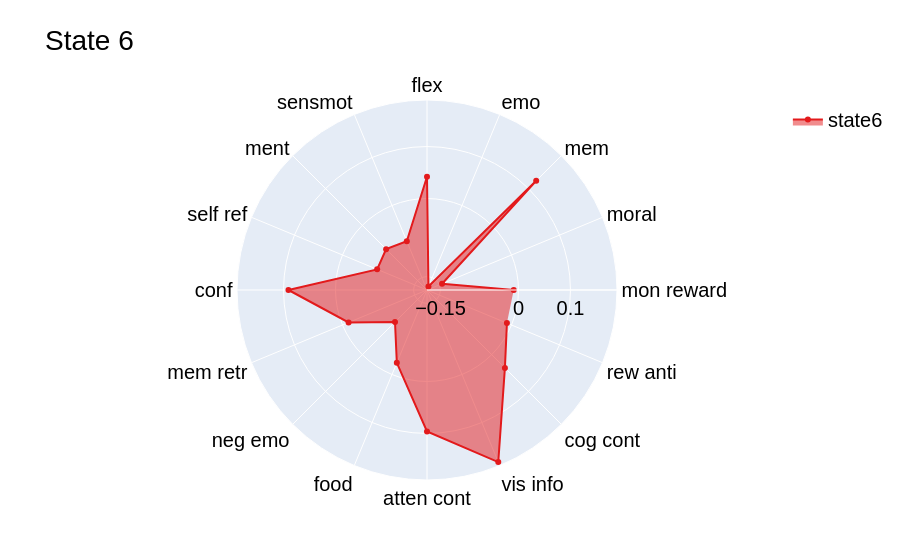

The notebook cell this image was saved under:
### Code cell
fig = go.Figure()
    
fig.add_trace(go.Scatterpolar(
        r=data['State6'],  
        theta=labels,  
        fill='toself',  
        name='state6',  
        line=dict(color=colors[5])  
    ))

fig.update_layout(
    polar=dict(
        radialaxis=dict(
            visible=True,
            tickvals=[-0.15,0,0.1],
            tickangle=0
        )),
    showlegend=True,
    title=f"State 6",
        font=dict(
        family="Helvetica", 
        size=20,
        color="black",
    )
        )
fig.show()

### Figure 1 — Plotly figure (JSON) as saved in the notebook; plotly's stock layout.template omitted (floating-point values rounded to 4 significant figures)
{"data": [{"fill": "toself", "line": {"color": "rgb(227,26,28)"}, "name": "state6", "r": [-0.00912, -0.1446, 0.1211, -0.1687, 0.04194, -0.07433, -0.06478, -0.07213, 0.09058, -0.01262, -0.08888, -0.02426, 0.09608, 0.1824, 0.03601, -0.009538], "theta": ["mon reward", "moral", "mem", "emo", "flex", "sensmot", "ment", "self ref", "conf", "mem retr", "neg emo", "food", "atten cont", "vis info", "cog cont", "rew anti"], "type": "scatterpolar"}], "layout": {"font": {"color": "black", "family": "Helvetica", "size": 20}, "polar": {"radialaxis": {"tickangle": 0, "tickvals": [-0.15, 0, 0.1], "visible": true}}, "showlegend": true, "title": {"text": "State 6"}}}
